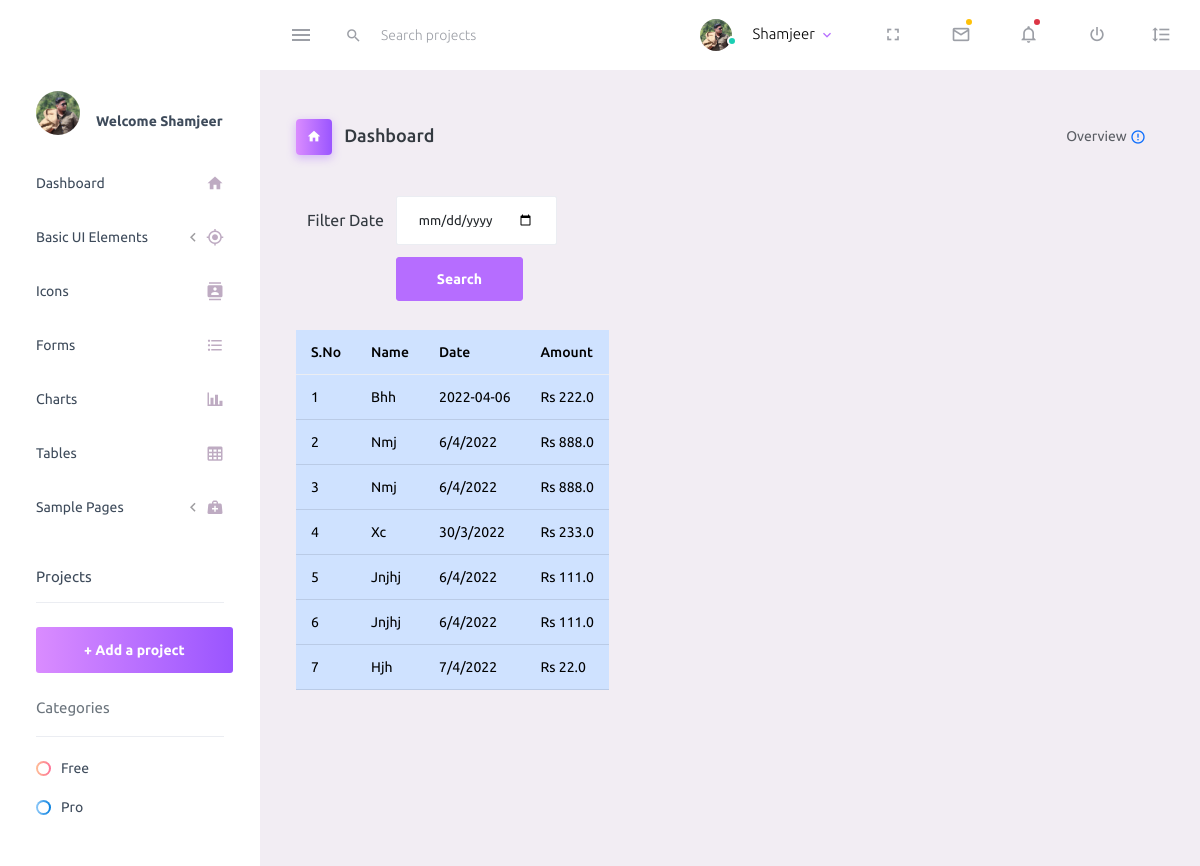
Page /view-expense on the earlier database version.
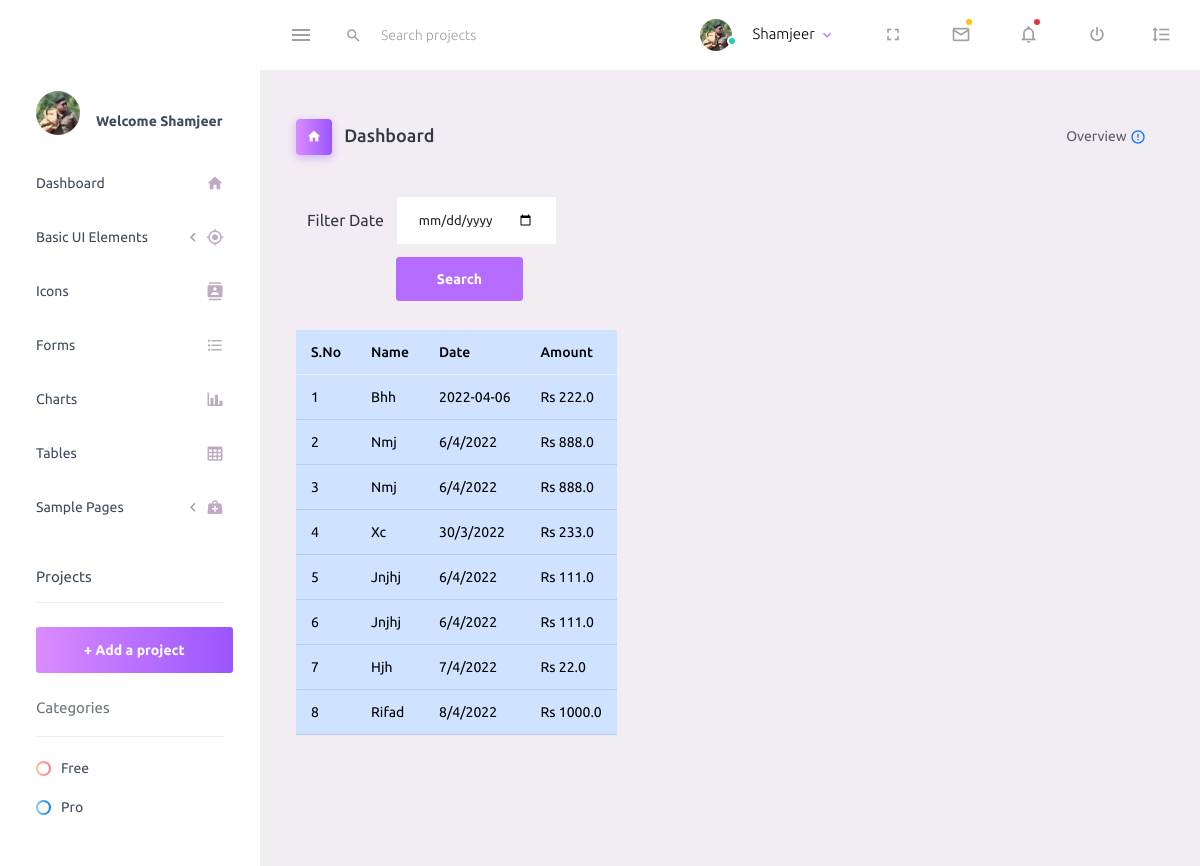
Same page on the later database version.
### riders_admin/models.py (models this page shows)
class Expense(models.Model):
    name=models.CharField(max_length=30)
    dt=models.CharField(max_length=20)
    amount=models.FloatField()

### riders_admin/views.py (the view, shortened to what this page needs)
# urls.py: path('view-expense',views.view_expense),
def view_expense(request):
    data_set = Expense.objects.all()
    total = 0
    show_total = False
    return render(request, 'view_expenses.html', {'expenses': data_set, 'total': total,
                                                  'show_total': show_total})

### riders_admin/templates/view_expenses.html (shortened to what the changed rows need)
{% load static %}
<html lang="en">
<head>
    <link rel="stylesheet" href="{% static 'assets/vendors/mdi/css/materialdesignicons.min.css' %}">
    <link rel="stylesheet" href="{% static 'assets/vendors/css/vendor.bundle.base.css' %}">
    <link rel="stylesheet" href="{% static 'assets/css/style.css' %}">
</head>
<body>
    <div class="container-fluid page-body-wrapper">
        <div class="main-panel">
            <div class="content-wrapper">
                <div class="row">
                    <div class="col-md-4 stretch-card grid-margin" style="position: relative;top:2px">
                        <table class="table table-responsive-md table-responsive-sm table-primary table-hover">
                            <thead>
                                <tr>
                                    <th scope="col">S.No</th>
                                    <th scope="col">Name</th>
                                    <th scope="col">Date</th>
                                    <th scope="col">Amount</th>
                                </tr>
                            </thead>
                            <tbody>
                                {% for e in expenses %}
                                <tr>
                                    <td>{{forloop.counter}}</td>
                                    <td>{{e.name|title}}</td>
                                    <td>{{e.dt}}</td>
                                    <td>Rs {{e.amount}}</td>
                                </tr>
                                {% endfor %}
                            </tbody>
                        </table>
                    </div>
            </div>
        </div>
    </div>
    </div>
</body>
</html>

Differences in the rows shown:
added Expense: name "Rifad", dt "8/4/2022", amount "1000.0"
